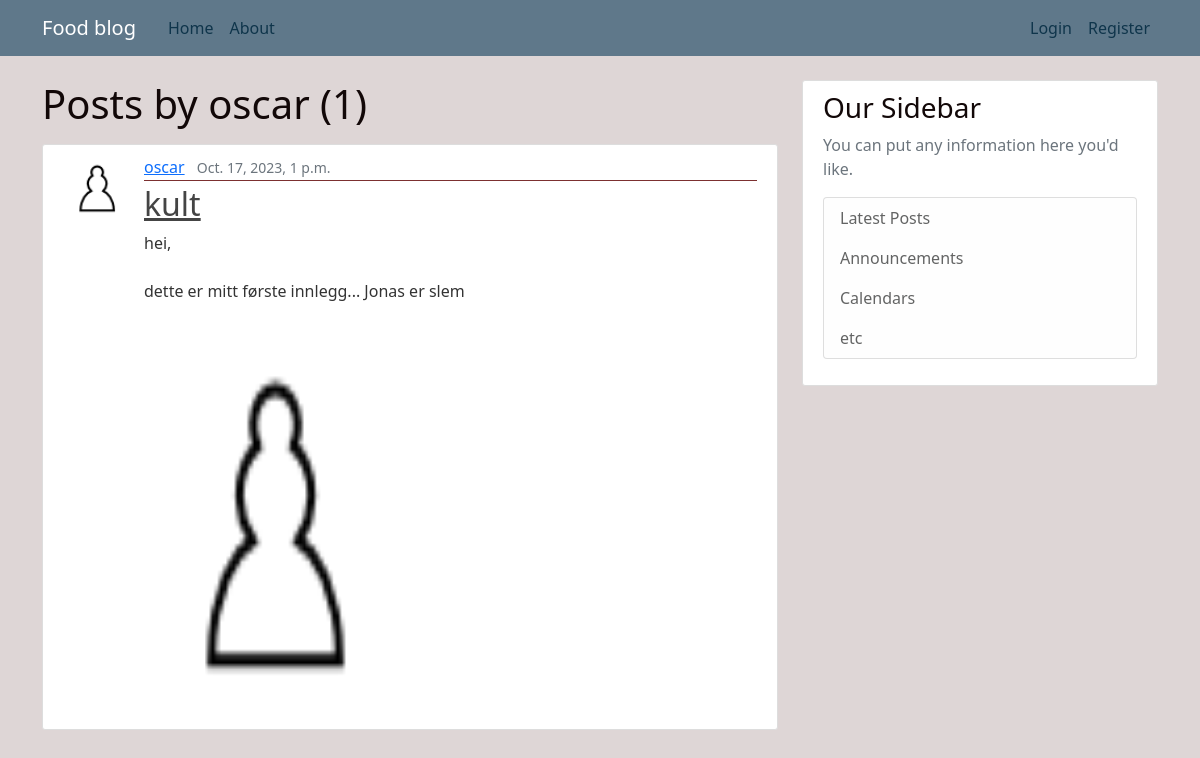
The app's page /user/oscar/, older data.
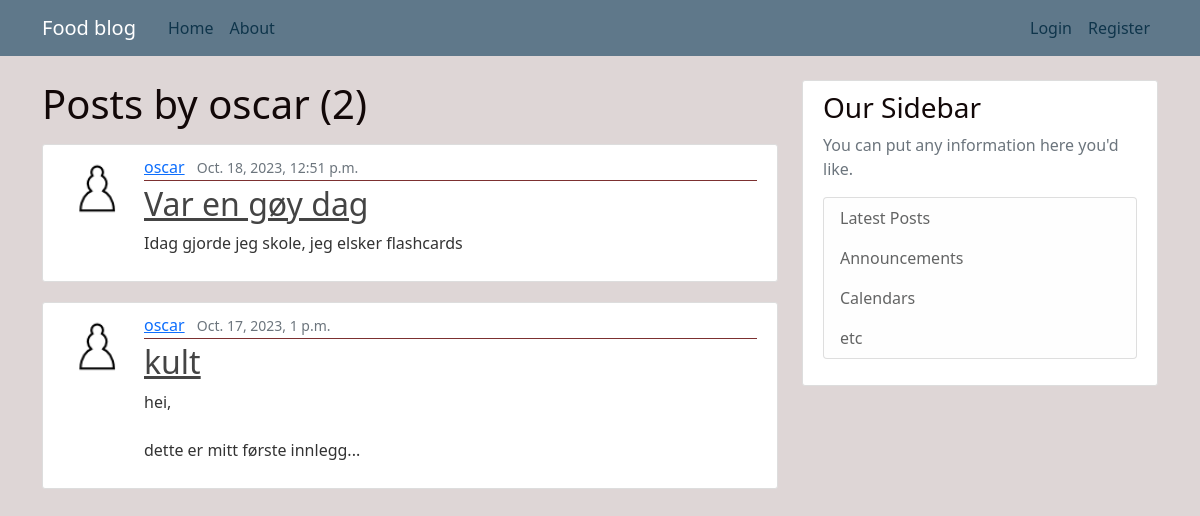
The same page, newer data.
### blog/models.py (models this page shows, shortened)
class Post(models.Model):
    title=models.CharField(max_length=100)
    content=models.TextField()
    picture=models.ImageField(upload_to='post_pics',blank=True)
    created_at=models.DateTimeField(default=timezone.now)
    author=models.ForeignKey(User,on_delete=models.CASCADE)

### users/models.py (models this page shows, shortened)
class Profile(models.Model):
    user=models.OneToOneField(User,on_delete=models.CASCADE)
    image=models.ImageField(default='default.jpg',upload_to='profile_pics')

### blog/views.py (the view)
# urls.py: path('user/<str:username>/',UserPostListView.as_view(),name='user-posts'),
class UserPostListView(ListView):
    model=Post
    template_name="blog/user_posts.html"
    context_object_name='posts'
    ordering=['-created_at']
    picture=['picture']
    paginate_by=5
    def get_queryset(self):
        user=get_object_or_404(User,username=self.kwargs.get('username'))
        return Post.objects.filter(author=user).order_by('-created_at')

### blog/templates/blog/user_posts.html (shortened to what this page needs)
{%extends "blog/base.html"%}
{%block content%}
    <h1 class="mb-3"> Posts by {{ view.kwargs.username }} ({{ page_obj.paginator.count }})</h1>
    {%for post in posts%}
        <article class="media content-section">
            <img class="rounded-circle article-img " src="{{ post.author.profile.image.url }}">
            <div class="media-body">
            <div class="article-metadata">
                <a class="mr-2" href="{% url 'user-posts' post.author.username %}">{{ post.author }}</a>
                <small class="text-muted">{{ post.created_at }}</small>
            </div>
            <h2><a class="article-title" href="{% url 'post-detail' post.id %}">{{ post.title }}</a></h2>
            <p class="article-content">{{ post.content }}</p>
            {%if post.picture %}
                <img height="400" width="250" src="{{ post.picture.url }}">
            {%endif%}
            </div>
        </article>
    {%endfor%}
{%endblock content%}

Row changes from the older to the newer data that the page shows:
added Post: author.profile.image (placeholder picture), author "oscar", created_at "Oct. 18, 2023, 12:51 p.m.", title "Var en gøy dag", content "Idag gjorde jeg skole, jeg elsker flashcards"
changed Post "kult": content "hei, dette er mitt første innlegg... Jonas er slem" → "hei, dette er mitt første innlegg..."; picture: picture removed
Text that changed along with them:
{{ page_obj.paginator.count }}: "1" → "2"
